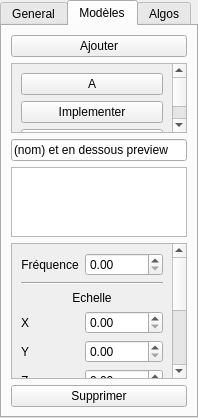
<?xml version="1.0" encoding="UTF-8"?>
<ui version="4.0">
 <class>TabWidget</class>
 <widget class="QTabWidget" name="TabWidget">
  <property name="geometry">
   <rect>
    <x>0</x>
    <y>0</y>
    <width>198</width>
    <height>418</height>
   </rect>
  </property>
  <property name="windowTitle">
   <string>TabWidget</string>
  </property>
  <property name="currentIndex">
   <number>1</number>
  </property>
  <widget class="QWidget" name="tabGeneral">
   <attribute name="title">
    <string>General</string>
   </attribute>
   <layout class="QVBoxLayout" name="verticalLayout">
    <item>
     <widget class="QLineEdit" name="editWorldName"/>
    </item>
    <item>
     <widget class="QGroupBox" name="groupBox">
      <property name="title">
       <string>Terrain</string>
      </property>
      <layout class="QGridLayout" name="gridLayout">
       <item row="1" column="1">
        <widget class="QRadioButton" name="radioButton_5">
         <property name="text">
          <string>Plage</string>
         </property>
         <attribute name="buttonGroup">
          <string notr="true">groupTerrain</string>
         </attribute>
        </widget>
       </item>
       <item row="0" column="0">
        <widget class="QRadioButton" name="radioButton">
         <property name="text">
          <string>Plaine</string>
         </property>
         <property name="checked">
          <bool>true</bool>
         </property>
         <attribute name="buttonGroup">
          <string notr="true">groupTerrain</string>
         </attribute>
        </widget>
       </item>
       <item row="0" column="1">
        <widget class="QRadioButton" name="radioButton_4">
         <property name="text">
          <string>Désert</string>
         </property>
         <attribute name="buttonGroup">
          <string notr="true">groupTerrain</string>
         </attribute>
        </widget>
       </item>
       <item row="2" column="0">
        <widget class="QRadioButton" name="radioButton_3">
         <property name="text">
          <string>Forêt</string>
         </property>
         <attribute name="buttonGroup">
          <string notr="true">groupTerrain</string>
         </attribute>
        </widget>
       </item>
       <item row="1" column="0">
        <widget class="QRadioButton" name="radioButton_2">
         <property name="text">
          <string>Montagne</string>
         </property>
         <property name="checked">
          <bool>false</bool>
         </property>
         <attribute name="buttonGroup">
          <string notr="true">groupTerrain</string>
         </attribute>
        </widget>
       </item>
      </layout>
     </widget>
    </item>
    <item>
     <widget class="QGroupBox" name="groupBox_2">
      <property name="title">
       <string>Climat</string>
      </property>
      <layout class="QFormLayout" name="formLayout_2">
       <item row="0" column="0">
        <widget class="QRadioButton" name="radioButton_6">
         <property name="text">
          <string>Pluie</string>
         </property>
         <attribute name="buttonGroup">
          <string notr="true">groupClimat</string>
         </attribute>
        </widget>
       </item>
       <item row="0" column="1">
        <widget class="QRadioButton" name="radioButton_7">
         <property name="text">
          <string>Neige</string>
         </property>
         <attribute name="buttonGroup">
          <string notr="true">groupClimat</string>
         </attribute>
        </widget>
       </item>
       <item row="1" column="0">
        <widget class="QRadioButton" name="radioButton_8">
         <property name="text">
          <string>Dégagé</string>
         </property>
         <attribute name="buttonGroup">
          <string notr="true">groupClimat</string>
         </attribute>
        </widget>
       </item>
       <item row="1" column="1">
        <widget class="QRadioButton" name="radioButton_9">
         <property name="text">
          <string>Brume</string>
         </property>
         <attribute name="buttonGroup">
          <string notr="true">groupClimat</string>
         </attribute>
        </widget>
       </item>
       <item row="3" column="0">
        <widget class="QLabel" name="label_9">
         <property name="text">
          <string>Force du vent</string>
         </property>
        </widget>
       </item>
       <item row="3" column="1">
        <widget class="QSlider" name="sliderWindPower">
         <property name="orientation">
          <enum>Qt::Horizontal</enum>
         </property>
        </widget>
       </item>
      </layout>
     </widget>
    </item>
   </layout>
  </widget>
  <widget class="QWidget" name="tabModel">
   <attribute name="title">
    <string>Modèles</string>
   </attribute>
   <layout class="QVBoxLayout" name="verticalLayout_3">
    <item>
     <widget class="QPushButton" name="buttonAddModel">
      <property name="text">
       <string>Ajouter</string>
      </property>
     </widget>
    </item>
    <item>
     <widget class="QScrollArea" name="scrollArea">
      <property name="widgetResizable">
       <bool>true</bool>
      </property>
      <widget class="QWidget" name="scrollAreaWidgetContents">
       <property name="geometry">
        <rect>
         <x>0</x>
         <y>0</y>
         <width>172</width>
         <height>109</height>
        </rect>
       </property>
       <layout class="QVBoxLayout" name="verticalLayout_2">
        <item>
         <widget class="QPushButton" name="pushButton_5">
          <property name="text">
           <string>A</string>
          </property>
         </widget>
        </item>
        <item>
         <widget class="QPushButton" name="pushButton_6">
          <property name="text">
           <string>Implementer</string>
          </property>
         </widget>
        </item>
        <item>
         <widget class="QPushButton" name="pushButton_7">
          <property name="text">
           <string>Plus tard</string>
          </property>
         </widget>
        </item>
        <item>
         <spacer name="verticalSpacer_3">
          <property name="orientation">
           <enum>Qt::Vertical</enum>
          </property>
          <property name="sizeHint" stdset="0">
           <size>
            <width>20</width>
            <height>1</height>
           </size>
          </property>
         </spacer>
        </item>
       </layout>
      </widget>
     </widget>
    </item>
    <item>
     <widget class="QLineEdit" name="editModelName">
      <property name="inputMask">
       <string/>
      </property>
      <property name="text">
       <string>(nom) et en dessous preview</string>
      </property>
     </widget>
    </item>
    <item>
     <widget class="QGraphicsView" name="graphicsView"/>
    </item>
    <item>
     <widget class="QScrollArea" name="scrollArea_2">
      <property name="widgetResizable">
       <bool>true</bool>
      </property>
      <widget class="QWidget" name="scrollAreaWidgetContents_2">
       <property name="geometry">
        <rect>
         <x>0</x>
         <y>-181</y>
         <width>155</width>
         <height>250</height>
        </rect>
       </property>
       <layout class="QFormLayout" name="formLayout">
        <item row="0" column="0">
         <widget class="QLabel" name="label_7">
          <property name="text">
           <string>Fréquence</string>
          </property>
          <property name="alignment">
           <set>Qt::AlignCenter</set>
          </property>
         </widget>
        </item>
        <item row="0" column="1">
         <widget class="QDoubleSpinBox" name="spinboxFreq"/>
        </item>
        <item row="3" column="0">
         <widget class="QLabel" name="label">
          <property name="sizePolicy">
           <sizepolicy hsizetype="Expanding" vsizetype="Preferred">
            <horstretch>0</horstretch>
            <verstretch>0</verstretch>
           </sizepolicy>
          </property>
          <property name="text">
           <string>X</string>
          </property>
         </widget>
        </item>
        <item row="3" column="1">
         <widget class="QDoubleSpinBox" name="spinboxScaleX"/>
        </item>
        <item row="4" column="0">
         <widget class="QLabel" name="label_2">
          <property name="sizePolicy">
           <sizepolicy hsizetype="Expanding" vsizetype="Preferred">
            <horstretch>0</horstretch>
            <verstretch>0</verstretch>
           </sizepolicy>
          </property>
          <property name="text">
           <string>Y</string>
          </property>
         </widget>
        </item>
        <item row="4" column="1">
         <widget class="QDoubleSpinBox" name="spinboxScaleY"/>
        </item>
        <item row="5" column="0">
         <widget class="QLabel" name="label_3">
          <property name="sizePolicy">
           <sizepolicy hsizetype="Expanding" vsizetype="Preferred">
            <horstretch>0</horstretch>
            <verstretch>0</verstretch>
           </sizepolicy>
          </property>
          <property name="text">
           <string>Z</string>
          </property>
         </widget>
        </item>
        <item row="5" column="1">
         <widget class="QDoubleSpinBox" name="spinboxScaleZ"/>
        </item>
        <item row="6" column="0" colspan="2">
         <widget class="Line" name="line_2">
          <property name="orientation">
           <enum>Qt::Horizontal</enum>
          </property>
         </widget>
        </item>
        <item row="7" column="0" colspan="2">
         <widget class="QLabel" name="label_8">
          <property name="text">
           <string>Rotation</string>
          </property>
          <property name="alignment">
           <set>Qt::AlignCenter</set>
          </property>
         </widget>
        </item>
        <item row="8" column="0">
         <widget class="QLabel" name="label_4">
          <property name="sizePolicy">
           <sizepolicy hsizetype="Expanding" vsizetype="Preferred">
            <horstretch>0</horstretch>
            <verstretch>0</verstretch>
           </sizepolicy>
          </property>
          <property name="text">
           <string>X</string>
          </property>
         </widget>
        </item>
        <item row="8" column="1">
         <widget class="QSpinBox" name="spinboxRotX"/>
        </item>
        <item row="9" column="0">
         <widget class="QLabel" name="label_6">
          <property name="sizePolicy">
           <sizepolicy hsizetype="Expanding" vsizetype="Preferred">
            <horstretch>0</horstretch>
            <verstretch>0</verstretch>
           </sizepolicy>
          </property>
          <property name="text">
           <string>Y</string>
          </property>
         </widget>
        </item>
        <item row="9" column="1">
         <widget class="QSpinBox" name="spinboxRotY"/>
        </item>
        <item row="10" column="0">
         <widget class="QLabel" name="label_5">
          <property name="sizePolicy">
           <sizepolicy hsizetype="Expanding" vsizetype="Preferred">
            <horstretch>0</horstretch>
            <verstretch>0</verstretch>
           </sizepolicy>
          </property>
          <property name="text">
           <string>Z</string>
          </property>
         </widget>
        </item>
        <item row="10" column="1">
         <widget class="QSpinBox" name="spinboxRotZ"/>
        </item>
        <item row="1" column="0" colspan="2">
         <widget class="Line" name="line">
          <property name="orientation">
           <enum>Qt::Horizontal</enum>
          </property>
         </widget>
        </item>
        <item row="2" column="0" colspan="2">
         <widget class="QLabel" name="label_10">
          <property name="text">
           <string>Echelle</string>
          </property>
          <property name="alignment">
           <set>Qt::AlignCenter</set>
          </property>
         </widget>
        </item>
       </layout>
      </widget>
     </widget>
    </item>
    <item>
     <widget class="QPushButton" name="buttonDelModel">
      <property name="text">
       <string>Supprimer</string>
      </property>
     </widget>
    </item>
   </layout>
  </widget>
  <widget class="QWidget" name="tabAlgo">
   <attribute name="title">
    <string>Algos</string>
   </attribute>
   <widget class="QComboBox" name="comboBox">
    <property name="geometry">
     <rect>
      <x>110</x>
      <y>20</y>
      <width>69</width>
      <height>22</height>
     </rect>
    </property>
   </widget>
   <widget class="QComboBox" name="comboBox_2">
    <property name="geometry">
     <rect>
      <x>110</x>
      <y>170</y>
      <width>69</width>
      <height>22</height>
     </rect>
    </property>
   </widget>
  </widget>
 </widget>
 <resources/>
 <connections/>
 <buttongroups>
  <buttongroup name="groupTerrain"/>
  <buttongroup name="groupClimat"/>
 </buttongroups>
</ui>
